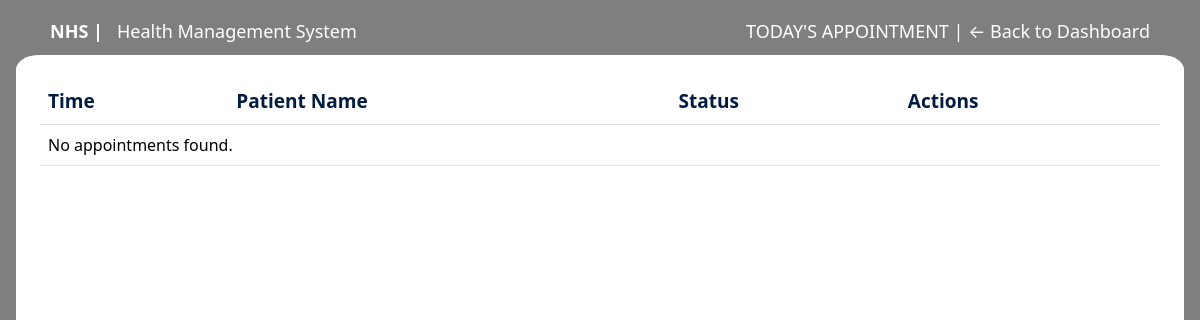
Page /doctor/appointments (signed in) on the earlier database version.
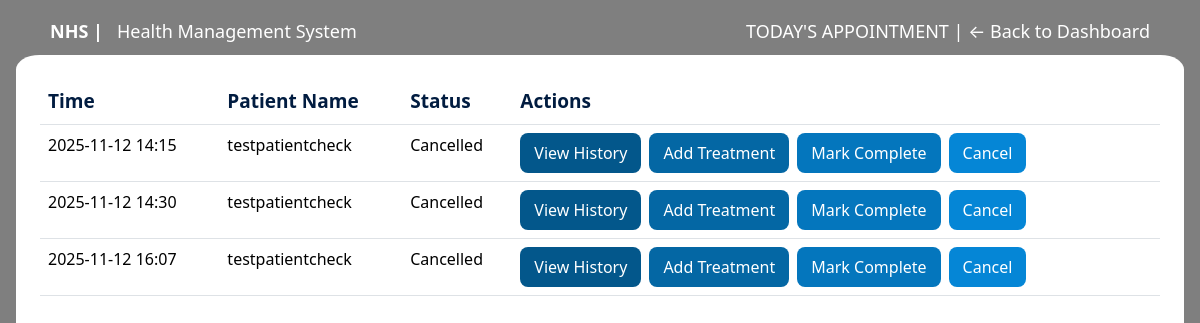
Same page on the later database version.
### models/appointment.py (models this page shows, shortened)
class Appointment(db.Model):
    __tablename__ = 'appointment'
    appo_id = db.Column(db.Integer, primary_key=True, autoincrement=True)
    p_id = db.Column(db.Integer, db.ForeignKey('patient.p_id', ondelete='CASCADE'), nullable=False)
    doc_id = db.Column(db.Integer, db.ForeignKey('doctor.doc_id', ondelete='CASCADE'))
    appo_date = db.Column(db.Date, nullable=False)
    appo_time = db.Column(db.Time, nullable=False)
    status = db.Column(db.String(20), nullable=False, default='Booked')
    patient = db.relationship('Patient', back_populates='appointments')
    doctor = db.relationship('Doctor', back_populates='appointments')
    treatment = db.relationship(
        'Treatment',
        back_populates='appointment',
        uselist=False,
        cascade='all, delete-orphan'
    )

### models/patient.py (models this page shows, shortened)
class Patient(db.Model, UserMixin):
    __tablename__ = 'patient'
    p_id = db.Column(db.Integer, primary_key=True, autoincrement=True)
    p_email = db.Column(db.String(225), unique=True, nullable=False)
    p_name = db.Column(db.String(225), nullable=False)
    p_password = db.Column(db.String(225), nullable=False)
    p_address = db.Column(db.String(225), nullable=False)
    p_dob = db.Column(db.Date, nullable=False)
    p_tel = db.Column(db.String(15), nullable=True)
    appointments = db.relationship(
        'Appointment',
        back_populates='patient',
        cascade='all, delete-orphan'
    )
    details = db.relationship(
        'PatientDetails',
        uselist=False,
        back_populates='patient',
        cascade='all, delete-orphan'
    )

### app/routes/doctor/view_appointment.py (the view)
@doctor_bp.route('/appointments', methods=['GET'])
@login_required
def view_appointment():
    today = date.today()
    daily_appointments = Appointment.query.filter_by(doc_id=current_user.doc_id, appo_date=today).all()
    return render_template('doctor/view_appointment.html', daily_appointments=daily_appointments)

### app/templates/doctor/view_appointment.html (shortened to what this page needs)
{% extends 'layout.html' %}
{% block body_class %} landing-page {% endblock %}
{% block navbar %}
<div class="container nav_bar">
    <div class="d-flex justify-content-between align-items-center mt-2">
        <div><a href="{{ url_for('main.landing_page') }}"><strong>NHS |</strong> &nbsp; Health Management System</a></div>
        <div><a href="{{ url_for('doctor.dashboard') }}">TODAY'S APPOINTMENT | ← Back to Dashboard </a></div>
    </div>
</div>
{% endblock %}
{% block content %}
<div class="main_container list_appo mx-3 bg-white p-4" style="min-height: calc(100vh - 75px);">
     <table class="table table-hover">
     <thead>
     <tr>
       <th>Time</th>
       <th>Patient Name</th>
       <th>Status</th>
       <th>Actions</th>
     </tr>
     </thead>
     <tbody>
     {% for appt in daily_appointments %}
     <tr>
       <td>{{ appt.appo_date.strftime('%Y-%m-%d') }} {{ appt.appo_time.strftime('%H:%M') }}</td>
       <td>{{ appt.patient.p_name if appt.patient else 'N/A' }}</td>
       <td>{{ appt.status }}</td>
       <td>
          <div class="d-flex gap-2 action-buttons">
            <button class="btn btn-view" onclick="alert('View History Coming Soon')">View History</button>
            <button class="btn btn-add" onclick="alert('Add Treatment Coming Soon')">Add Treatment</button>
            <form method="POST" action="{{ url_for('doctor.mark_status', appo_id=appt.appo_id, status='Completed') }}">
              <button type="submit" class="btn btn-complete">Mark Complete</button>
            </form>
            <form method="POST" action="{{ url_for('doctor.mark_status', appo_id=appt.appo_id, status='Cancelled') }}"
                  onsubmit="return confirm('Are you sure you want to cancel this appointment?');">
              <button type="submit" class="btn btn-cancel">Cancel</button>
            </form>
          </div>
       </td>
     </tr>
     {% else %}
     <tr><td colspan="4">No appointments found.</td></tr>
     {% endfor %}
   </tbody>
    </table>
</div>
{% endblock %}

Differences in the rows shown:
added Appointment: appo_date "2025-11-12", appo_time "14:15", patient "testpatientcheck", status "Cancelled"
added Appointment: appo_date "2025-11-12", appo_time "14:30", patient "testpatientcheck", status "Cancelled"
added Appointment: appo_date "2025-11-12", appo_time "16:07", patient "testpatientcheck", status "Cancelled"
Other differences:
text no longer shown: "No appointments found."
